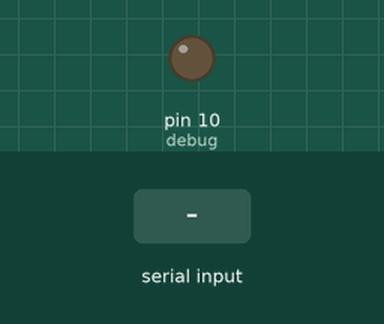
This sketch was run on a simulated Arduino Uno, built with avr-gcc and run on an emulated ATmega328P. On the bench: output pins drawn as LEDs (lit = HIGH). Inputs (shaded band) come from the test bench. What the sketch prints to the serial monitor is not drawn.

Above: at 1.2 s.
1.3 s: "H" received over Serial
Timing chart, 0 to 4.3 s (numbered marks = the images above; inputs shaded):
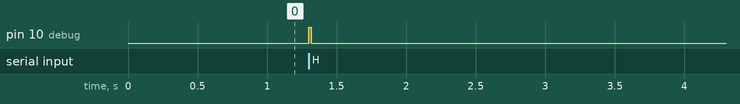

The sketch:

Temp_Arduino_Slave.ino
```cpp
/*
 * The goal of the ATTiny is to read in the really fast motor encoder data and then give it to the pi over i2c.
 *
 * The loop constantly checks the 8 inputs(one from each motor).
 * When one of the input changes, it updates the appropriate counter (one for each motor).
 * When the the i2c read request is sent by the pi, the ATTiny returns the values of the 4 motors, and clears them.
 *
 * Run on 8Mz Oscillator
 *
 * ATtiny Pin 1:  5V
 * ATtiny Pin 2:  D0  -- motor_pins[0]  -- Motor 1 In-phase
 * ATtiny Pin 3:  D1  -- motor_pins[1]  -- Motor 1 Quadrature
 * ATtiny Pin 4:  RESET
 * ATtiny Pin 5:  D2  -- motor_pins[2]  -- Motor 2 In-phase
 * ATtiny Pin 6:  D3  -- motor_pins[3]  -- Motor 2 Quadrature
 * ATtiny Pin 7:  D4  -- i2c SDA Pin
 * ATtiny Pin 8:  D5  -- motor_pins[4]  -- Motor 3 In-phase
 * ATtiny Pin 9:  D6  -- i2c SCL Pin
 * ATtiny Pin 10: D7  -- motor_pins[5]  -- Motor 3 Quadrature
 * ATtiny Pin 11: D8  -- motor_pins[6]  -- Motor 4 In-phase
 * ATtiny Pin 12: D9  -- motor_pins[7]  -- Motor 4 Quadrature
 * ATtiny Pin 13: D10  -- Debug
 * ATtiny Pin 14: GND
 *
 * Ref Pinouts on https://camo.githubusercontent.com/d46f3f004aaf977040d933ae5eaf25d22d33eac1/687474703a2f2f6472617a7a792e636f6d2f652f696d672f50696e6f7574543834612e6a7067
 * or http://www.akafugu.jp/images/microcontroller-reference-sheet.png
 */

#define I2C_SLAVE_ADDRESS 0x4 // the 7-bit address
//Declare variables
int i = 0, j = 0;
long counter[4];
byte state[4];
byte state_prev[4];
byte counter_bytes[16];
boolean A,B;

//Declare QEM Array
int QEM[4][4] = {{0,-1,0,1},{1,0,-1,0},{0,1,0,-1},{-1,0,1,0}};

//Declare pins
int motor_pins[] = {0,1,2,3,5,7,8,9};   //InPhase pins are at even indexes, and Quadrature pins at odd inputs
int pi_i2c_SCL = 6;
int pi_i2c_SDA = 4;
int debug = 10;

void setup()
{

  Serial.begin(9600);
  //-----------------------
  // SETUP FOR THE MOTORS
  //-----------------------
  for(i = 0; i<8; i++)
  {
    pinMode(motor_pins[i], INPUT);
  }

  //**** Check for interrupt values for ATTiny
  /*attachInterrupt(PinToInterrupt(motor_pins[0]), Motor0_InPhase_Changed, CHANGE);
  attachInterrupt(PinToInterrupt(motor_pins[1]), Motor0_Quad_Changed,    CHANGE);
  attachInterrupt(PinToInterrupt(motor_pins[2]), Motor1_InPhase_Changed, CHANGE);
  attachInterrupt(PinToInterrupt(motor_pins[3]), Motor1_Quad_Changed,    CHANGE);
  attachInterrupt(PinToInterrupt(motor_pins[4]), Motor2_InPhase_Changed, CHANGE);
  attachInterrupt(PinToInterrupt(motor_pins[5]), Motor2_Quad_Changed,    CHANGE);
  attachInterrupt(PinToInterrupt(motor_pins[6]), Motor3_InPhase_Changed, CHANGE);
  attachInterrupt(PinToInterrupt(motor_pins[7]), Motor3_Quad_Changed,    CHANGE);
  */

  //-----------------------
  // SETUP FOR THE i2c
  //-----------------------
  pinMode(debug, OUTPUT); // Debug PIN is HIGH when sending data
  digitalWrite(debug, LOW);

  //TinyWireS.begin(I2C_SLAVE_ADDRESS);
  //TinyWireS.onRequest(requestEvent);
}

int PinToInterrupt(int pin)
{
  switch(pin){
    case 0: return 8;
    case 1: return 9;
    case 2: return 10;
    case 3: return 7;
    case 4: return 6;
    case 5: return 5;
    case 6: return 4;
    case 7: return 3;
    case 8: return 2;
    case 9: return 1;
    case 10: return 0;
    default: return 0;
  }
}


//Get state of a motor given the 2 encoder inputs
byte getState(boolean In_Phase, boolean Quadrature)
{
  if((In_Phase)&&(Quadrature))  return 0;
  if((In_Phase)&&(!Quadrature)) return 1;
  if((!In_Phase)&&(!Quadrature)) return 2;
  if((!In_Phase)&&(Quadrature)) return 3;
}

//ISR for all the Motors call the generic ISR passing the motor number as a parameter
void Motor0_InPhase_Changed() {InputChanged(0);}
void Motor0_Quad_Changed()    {InputChanged(0);}
void Motor1_InPhase_Changed() {InputChanged(1);}
void Motor1_Quad_Changed()    {InputChanged(1);}
void Motor2_InPhase_Changed() {InputChanged(2);}
void Motor2_Quad_Changed()    {InputChanged(2);}
void Motor3_InPhase_Changed() {InputChanged(3);}
void Motor3_Quad_Changed()    {InputChanged(3);}

//Generic ISR for all Motors
void InputChanged(byte motor)
{
  A = digitalRead(motor_pins[2*motor]);       //Read the In_Phase value from the even numbered pin
  B = digitalRead(motor_pins[2*motor + 1]);   //Read the Quadrature value from the odd pin

  state[motor] = getState(A,B);                       //Get the current state
  counter[motor] = counter[motor] + QEM[state[motor]][state_prev[motor]];   //Increment the count accordingly
  state_prev[motor] = state[motor];                   //Set the store the current state value to the prev. state

}

//ISR for i2c request from the PI
void requestEvent()
{
    digitalWrite(debug, HIGH); //Set the DEBUG Pin HIGH for Sending Data

    counter[0] = 5;
    counter[1] = 11;
    counter[2] = 515;
    counter[3] = 2318;

    Serial.println(counter[0]);
    Serial.println(counter[1]);
    Serial.println(counter[2]);
    Serial.println(counter[3]);

    //Split each counter variable into bytes
    for(j=0;j<4; j++)   //Iterates through motors
    {
      for(i=0;i<4;i++)  //Iterates through bytes of each counter
      {
        counter_bytes[i + (j*4)] = counter[j] >> (i*8);
      }
      counter[j] = 0;   //Clears the corresponding counter.
    }
    Serial.println("");
    for(i=0;i<16;i++)
    {
      //TinyWireS.send(counter_bytes[i]);   //Send all 16 bytes
      Serial.print(counter_bytes[i]);
      Serial.print(" ");
    }
    digitalWrite(debug, LOW);            //Set the DEBUG Pin back to LOW
}

void loop()
{
  if(Serial.available() > 0)
  {
    Serial.println("Available");
    char c = Serial.read();
    if(c == 'H')
    {
      Serial.println("Beginning Trans");
      requestEvent();
    }
  }

}
```

Measured:
- after the input at 1.3 s, pin 10 (debug): LOW → HIGH at once, → LOW 0.02 s later
